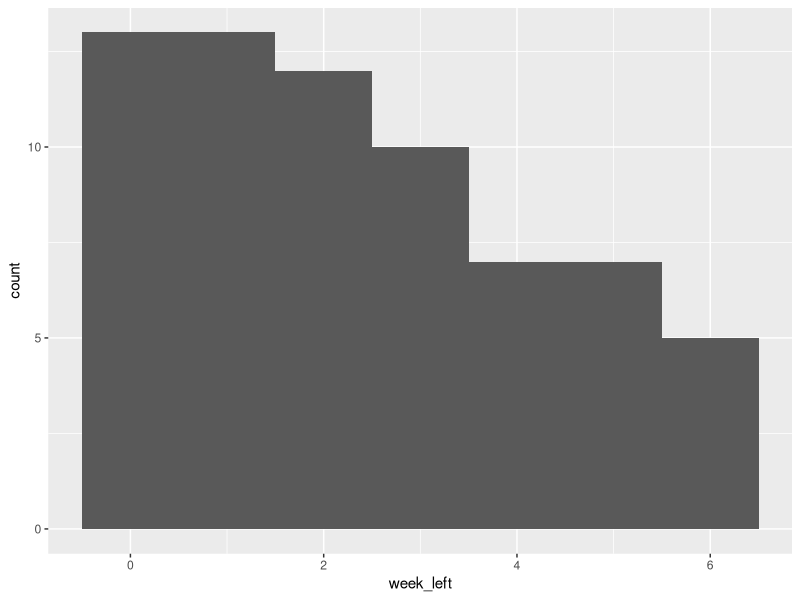
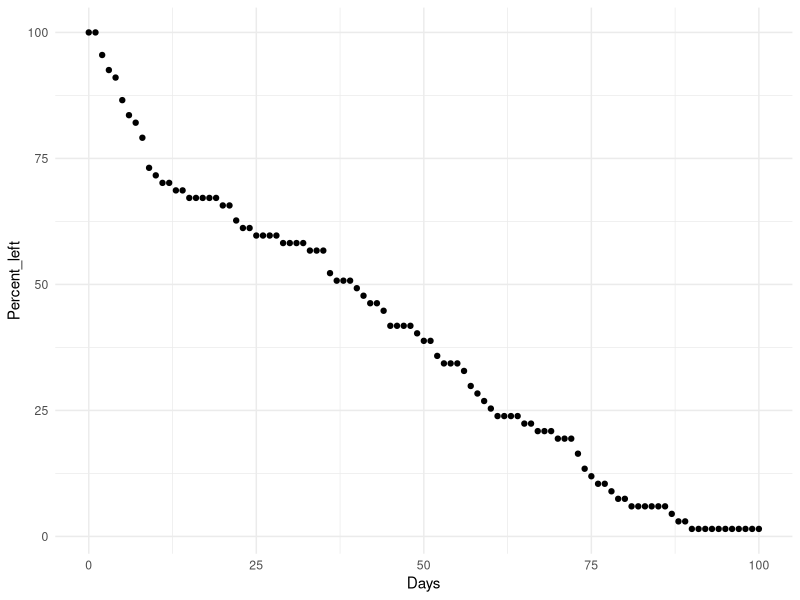
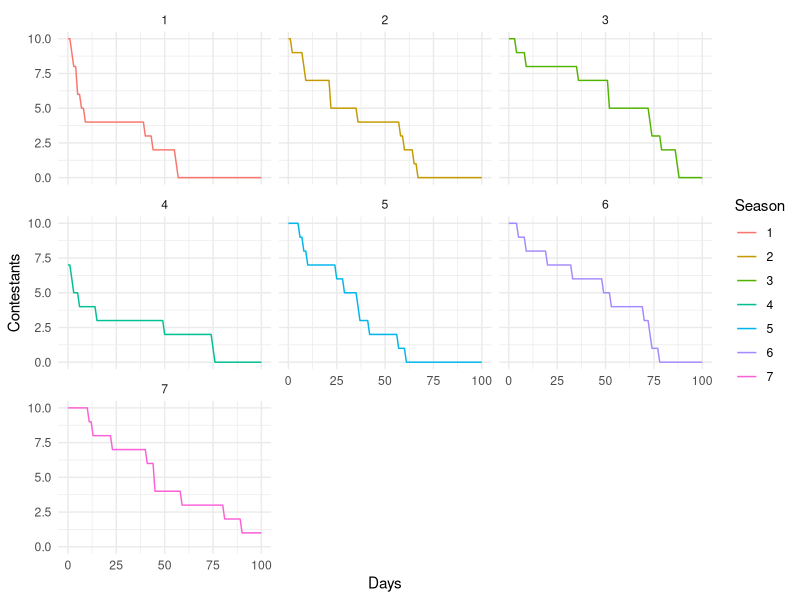
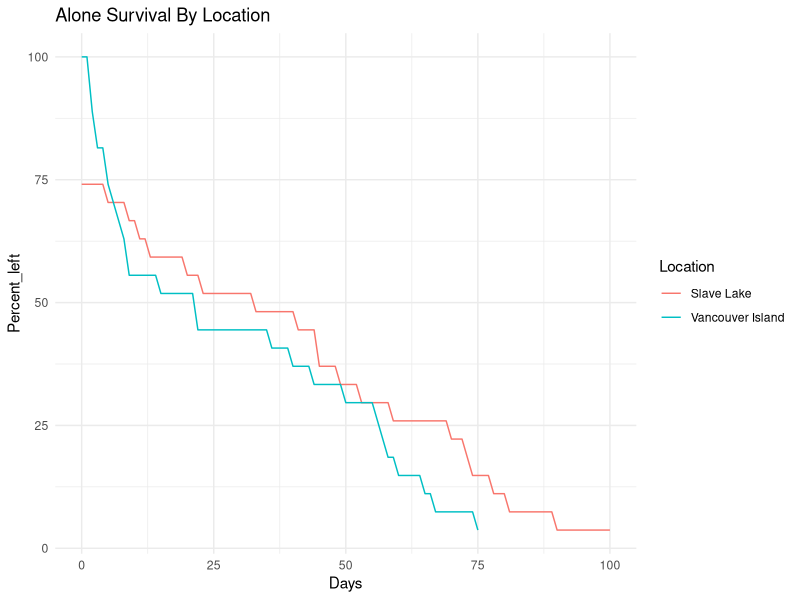
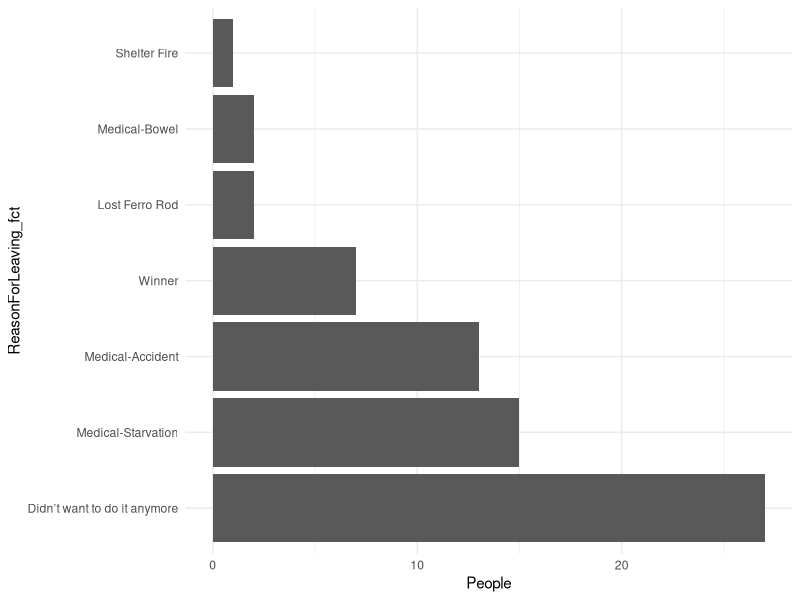
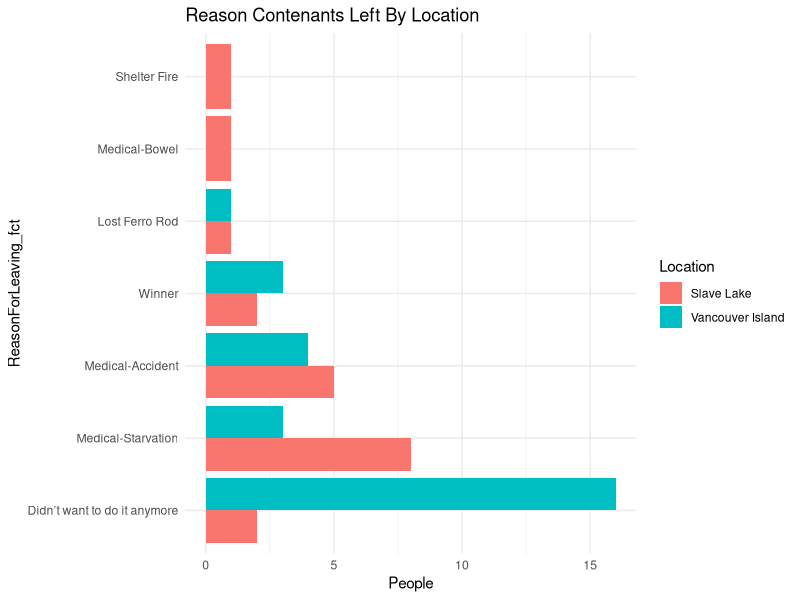

These charts were generated, in order, by the following R code:
## ---- chunk 1

library(tidyverse)
library(ggthemes)
 
# Reading in my custom data set 

als8 = read_tsv('data/SeasonTable/Contestants-Table 1.tsv') 


## ---- chunk 2

als8 = als8 %>%
  mutate(week_left = DayLeft %% 7)

als8 %>% 
  ggplot(aes(x = week_left)) + 
  geom_histogram(binwidth  = 1)

## ---- chunk 3

Survival_table <- data.frame(Days = NULL, Contestants = NULL)

for (d in 0:max(als8$DayLeft)) {
  als_this <- als8 %>% 
    filter(DayLeft >= d)
  
  Survival_table = rbind(Survival_table, data.frame(Days = d, Contestants = length(als_this$ID)))
}

Survival_table = Survival_table %>%
  mutate(Percent_left = (Contestants / max(Contestants))*100)

Survival_table %>% 
  ggplot(aes(x=Days, y = Percent_left)) +
  geom_point() +
  theme_minimal()

Survival_rate_1_week = Survival_table %>% filter(Days == 7) %>% pull(Percent_left) %>% round(0)
Survival_rate_2_week = Survival_table %>% filter(Days == 14) %>% pull(Percent_left) %>% round(0)
Survival_rate_1_month = Survival_table %>% filter(Days == 7*4) %>% pull(Percent_left) %>% round(0)
Survival_rate_2_month = Survival_table %>% filter(Days == 7*4*2) %>% pull(Percent_left) %>% round(0)
Survival_rate_3_month = Survival_table %>% filter(Days == 7*4*3) %>% pull(Percent_left) %>% round(0)
  
## ---- chunk 4

Survival_table_season <- data.frame(Days = NULL, Contestants = NULL, Season = NULL)

for (s in unique(als8$Season)) 
{
  als8s <- als8 %>% filter(Season == s)
  
  for (d in 0:100)
    {
  als_this <- als8s %>% 
    filter(DayLeft >= d)
  Survival_table_season = rbind(Survival_table_season, 
                                data.frame(Days = d, 
                                           Contestants = length(als_this$ID), 
                                           Season = s))
  }}

Survival_table_season %>%
  mutate(Season = factor(Season)) %>%
  ggplot(aes(x = Days, y = Contestants, col = Season)) +
  geom_line() + 
  facet_wrap(~Season) +
  theme_minimal()


## ---- chunk 5

Seasons <- read_tsv(file.path('data','Seasons-Table 1.tsv'))

als_loc <- als8 %>%
  left_join(Seasons, by = c('Season' = 'SeasonNo')) %>%
  filter(Location  ==  'Vancouver Island' | 
         Location ==  'Slave Lake')

Survival_table_loc <- data.frame(Days = NULL, Contestants = NULL, Location = NULL)

for (l in unique(als_loc$Location)) {
  als_locl <- als_loc %>% filter(Location == l)
  for (d in 0:max(als_locl$DayLeft)) {
  als_this <- als_locl %>% 
    filter(DayLeft >= d)
  
  Survival_table_loc = rbind(Survival_table_loc, 
                             data.frame(Days = d, 
                                        Contestants = length(als_this$ID),
                             Location = l))
}}

Survival_table_loc = Survival_table_loc %>%
  mutate(Percent_left = (Contestants / max(Contestants))*100)

Survival_table_loc %>% 
  ggplot(aes(x=Days, 
             y = Percent_left, 
             group = Location, 
             colour = Location)) +
  geom_line() + 
  theme_minimal() + 
  labs(title = element_text('Alone Survival By Location'))

## ---- chunk 6

als81 = als8 %>%
  mutate(ReasonForLeaving_fct = fct_infreq(als8$ReasonForLeaving)) %>%
  group_by(ReasonForLeaving_fct) %>%
  summarise(People = n()) %>%
  ungroup() 

als81 %>%
  ggplot(aes(x=ReasonForLeaving_fct, y = People)) + 
  geom_col() + 
  coord_flip() +
  theme_minimal()

## ---- chunk 7

als_loc <- als_loc %>%
  mutate(ReasonForLeaving_fct = fct_infreq(als_loc$ReasonForLeaving)) %>%
  group_by(ReasonForLeaving_fct, Location) %>%
  summarise(People = n()) %>%
  ungroup() 

als_loc %>%
  ggplot(aes(x=ReasonForLeaving_fct, 
             y = People, 
             Col = Location, 
             fill = Location)) + 
  geom_col(position = 'dodge') + 
  coord_flip() +
  theme_minimal() + 
  labs(title = element_text('Reason Contenants Left By Location'))

